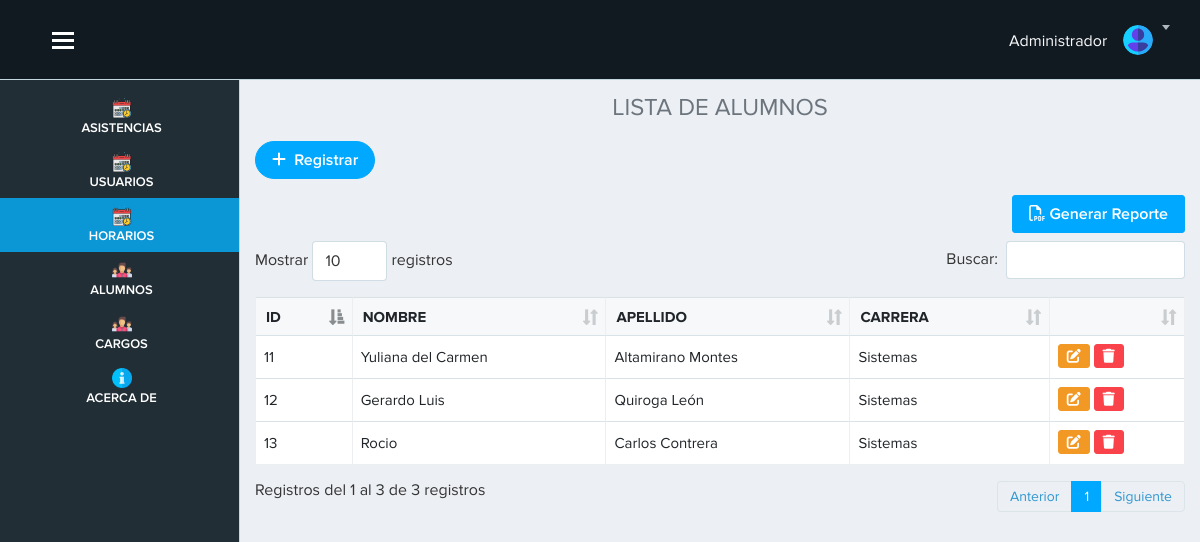
The page /vista/empleado.php (signed in) on the database its author committed.
### tables this page shows
CREATE TABLE `empleado` (
  `id_empleado` int(11) NOT NULL,
  `nombre` varchar(100) DEFAULT NULL,
  `apellido` varchar(255) DEFAULT NULL,
  `dni` varchar(255) NOT NULL,
  `cargo` int(11) NOT NULL
);

CREATE TABLE `cargo` (
  `id_cargo` int(11) NOT NULL,
  `nombre` varchar(100) DEFAULT NULL
);

### vista/empleado.php (the view, shortened to what this page needs)
<?php require('./layout/topbar.php'); ?>
<?php require('./layout/sidebar.php'); ?>
<div class="page-content">
    <h4 class="text-center text-secondary">LISTA DE ALUMNOS</h4>
    <?php
    include "../modelo/conexion.php";
    $sql = $conexion->query("SELECT
    empleado.id_empleado,
    empleado.nombre,
    empleado.apellido,
    empleado.dni,
    empleado.cargo,
    cargo.nombre as 'nom_cargo'
    FROM
    empleado
    INNER JOIN cargo ON empleado.cargo = cargo.id_cargo
    ");
    ?>
    <a href="registro_empleado.php" class="btn btn-primary btn-rounded mb-3"><i class="fa-solid fa-plus"></i> &nbsp;Registrar</a>
    <div class="text-right mb-2">
        <a href="fpdf/reporteEmpleado.php" target="_blank" class="btn btn-primary"><i class="far fa-file-pdf"></i> Generar Reporte </a>
    </div>
    <table class="table table-bordered table-hover w-100" id="example">
        <thead>
            <tr>
                <th scope="col">ID</th>
                <th scope="col">NOMBRE</th>
                <th scope="col">APELLIDO</th>
                <th scope="col">CARRERA</th>
                <th></th>
            </tr>
        </thead>
        <tbody>
            <?php
            while ($datos = $sql->fetch_object()) { ?>
                <tr>
                    <td><?= $datos->id_empleado ?></td>
                    <td><?= $datos->nombre ?></td>
                    <td><?= $datos->apellido ?></td>
                    <td><?= $datos->nom_cargo ?></td>
                    <td>
                        <a href="" data-toggle="modal" data-target="#exampleModal<?= $datos->id_empleado ?>" class="btn btn-warning btn-sm"><i class="fa-solid fa-pen-to-square"></i></a>
                        <a href="empleado.php?id=<?= $datos->id_empleado ?>" onclick="advertencia(event)" class="btn btn-danger btn-sm"><i class="fa-solid fa-trash"></i></a>
                    </td>
                </tr>
            <?php
            }
            ?>
        </tbody>
    </table>
</div>
</div>
<?php require('./layout/footer.php'); ?>

### vista/layout/topbar.php (style rules this page uses)
.page-content { margin-top: 70px; }

### rows shown on the page
empleado: id_empleado "11", nombre "Yuliana del Carmen", apellido "Altamirano Montes", cargo.nombre "Sistemas"
empleado: id_empleado "12", nombre "Gerardo Luis", apellido "Quiroga León", cargo.nombre "Sistemas"
empleado: id_empleado "13", nombre "Rocio", apellido "Carlos Contrera", cargo.nombre "Sistemas"
